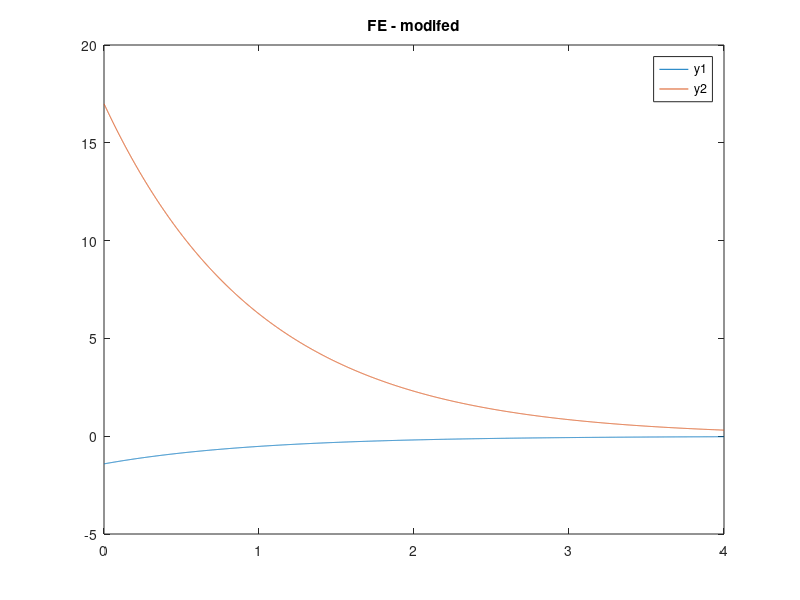
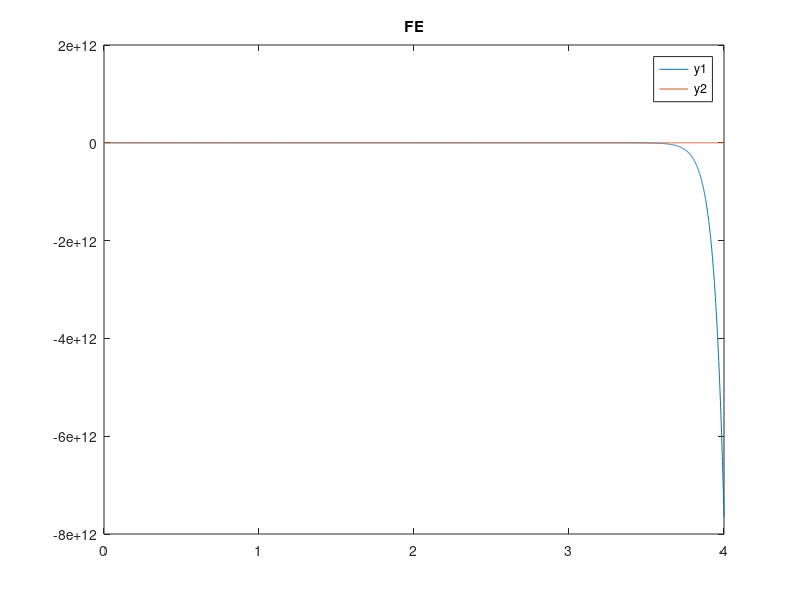

MATLAB code to generate these figures, in order: (Note: this script raises an error after producing the figures.)
clear all; 
close all; 

%(d) solving with FE - modified
h = 1/1000; 
u = [-sqrt(2), 17]; 
t = 4/h; 
FEm = zeros(t, 2); 
time = zeros(t, 1); 
%for n = 1:3
    for i = 1:t
        y = (1 - h)^i .* u; 
        FEm(i,:) = y;
        time(i) = i*h; 
    end
    plot(time, FEm); 
    hold on;
    %plot(1:t, exact(:,1)); 
    %h = h*(1/10);
    %t = 4/h
%end

title('FE - modifed');
%legend('h = 1/100', 'h = 1/100', 'h = 1/1000', 'h = 1/1000', 'h = 1/10000', 'h = 1/10000');
legend('y1', 'y2');

%(d) solving with FE 
A = [16 sqrt(2); 0 -1];

F = @(y, h) (eye(2) + h .* A) * y;

h = 1/1000; 
y = [-sqrt(2), 17]'; 
t = 4/h; 
FE = zeros(t, 2);
time1 = zeros(t, 1); 
%for n = 1:3
    for i = 1:t
        y = F(y, h); 
        %y
        FE(i,:) = y;
        time1(i) = i*h; 
        %break
    end
    figure(2)
    plot(time1, FE);
    title('FE');
    legend('y1', 'y2');
    %plot(1:t, exact(:,1)); 
    %h = h*(1/10);
    %t = 4/h
%end

%(d) solving with RK4

f = @(x, t) [16 sqrt(2); 0 -1]*x';
h = 1/2000; 
t1 = 4 / h;
rk4 = zeros(t1, 2); 
y = [-sqrt(2), 17]; 
time2 = zeros(t, 1); 
for i = 1:t1
    y = RK4(f, y, i, h);
    rk4(i,:) = y;
    time2(i) = i*h; 
    %rk4(i,:)
end
figure(3)
plot(time2, rk4);
title('RK4');
legend('y1', 'y2');


function next_iterate = RK4(f, x, t, h)
    %x
    K1 = f(x, t);
    %K1
    K2 = f(x + 0.5*h*K1', t + 0.5*h );
    %K2
    K3 = f(x + 0.5*h*K2', t + 0.5*h ); 
    %K3
    K4 = f(x + h*K3', t + h ); 
    %K4
    next_iterate = x + h/6 * (K1' + 2*K2' + 2*K3' + K4');
    %next_iterate
end

